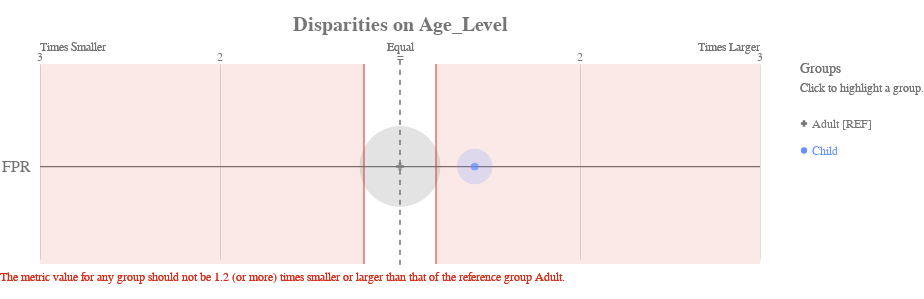

Source (notebook cell):
### Code cell
dfAequitas['score'] = kn.predict(X_test)

# get_crosstabs returns a dataframe of the group counts and group value bias metrics.
xtab, _ = g.get_crosstabs(dfAequitas, attr_cols=attributes_to_audit)
bdf = b.get_disparity_predefined_groups(xtab, original_df=dfAequitas, ref_groups_dict=attributes_and_reference_groups)

ap.disparity(bdf, metrics, 'Age_Level', fairness_threshold = disparity_tolerance)

### Figure 1 — Vega-Lite specification as saved in the notebook (floating-point values rounded to 4 significant figures)
{"config": {"view": {"continuousWidth": 400, "continuousHeight": 300, "strokeWidth": 0}, "axisLeft": {"labelColor": "rgb(117,117,117)", "labelFont": "Arial", "labelFontSize": 16}, "title": {"align": "center", "baseline": "middle", "color": "rgb(117,117,117)", "font": "Arial", "fontSize": 20, "fontWeight": "bold"}}, "layer": [{"data": {"name": "data-38121450c6697f570e9bf3f18efe866c"}, "mark": {"type": "rule", "stroke": "rgb(117,117,117)", "strokeWidth": 1.25, "tooltip": ""}, "encoding": {"x": {"type": "quantitative", "field": "x", "scale": {"domain": [-2, 2], "range": [40.0, 760.0]}}, "x2": {"field": "x2"}, "y": {"type": "nominal", "axis": {"domain": false, "labelAngle": 0, "labelPadding": -30, "orient": "left", "ticks": false, "title": ""}, "field": "metric", "scale": {"domain": ["FPR"], "range": [30, 225.0]}}}}, {"data": {"name": "data-79dd248bdaa0ea02c535240e8ad022c8"}, "mark": {"type": "rule", "stroke": "rgb(117,117,117)", "strokeDash": [5, 5], "strokeWidth": 1}, "encoding": {"tooltip": {"value": "Adult [REF]"}, "x": {"value": 400.0}, "y": {"value": 20.83}, "y2": {"value": 229.2}}}, {"data": {"name": "data-c233327f4cd9b4c2df31bf8015c83e4a"}, "mark": {"type": "text", "align": "center", "color": "rgb(117,117,117)", "font": "Arial", "fontSize": 12, "fontWeight": "normal", "tooltip": ""}, "encoding": {"text": {"type": "nominal", "field": "label"}, "x": {"type": "quantitative", "field": "value", "scale": {"domain": [-2, 2], "range": [40.0, 760.0]}}, "y": {"value": 17.5}}}, {"layer": [{"mark": {"type": "text", "align": "left", "fill": "rgb(117,117,117)", "font": "Arial", "fontSize": 12, "fontWeight": "normal", "tooltip": ""}, "encoding": {"text": {"value": "Times Smaller"}, "x": {"value": 40.0}, "y": {"value": 7.5}}}, {"mark": {"type": "text", "align": "right", "fill": "rgb(117,117,117)", "font": "Arial", "fontSize": 12, "fontWeight": "normal", "tooltip": ""}, "encoding": {"text": {"value": "Times Larger"}, "x": {"value": 760.0}, "y": {"value": 7.5}}}, {"mark": {"type": "text", "align": "center", "fill": "rgb(117,117,117)", "font": "Arial", "fontSize": 12, "fontWeight": "normal", "tooltip": ""}, "encoding": {"text": {"value": "Equal"}, "x": {"value": 400.0}, "y": {"value": 7.5}}}], "data": {"name": "data-79dd248bdaa0ea02c535240e8ad022c8"}}, {"layer": [{"mark": {"type": "rule", "opacity": 0.8, "stroke": "rgb(217, 46, 28)", "strokeWidth": 1.25, "tooltip": ""}, "encoding": {"x": {"type": "quantitative", "field": "min", "scale": {"domain": [-2, 2], "range": [40.0, 760.0]}}, "y": {"value": 25.0}, "y2": {"value": 225.0}}}, {"mark": {"type": "rule", "opacity": 0.8, "stroke": "rgb(217, 46, 28)", "strokeWidth": 1.25, "tooltip": ""}, "encoding": {"x": {"type": "quantitative", "field": "max", "scale": {"domain": [-2, 2], "range": [40.0, 760.0]}}, "y": {"value": 25.0}, "y2": {"value": 225.0}}}, {"layer": [{"mark": {"type": "rect", "fill": "rgb(217, 46, 28)", "opacity": 0.1, "tooltip": ""}, "encoding": {"x": {"type": "quantitative", "field": "min", "scale": {"domain": [-2, 2], "range": [40.0, 760.0]}}, "x2": {"field": "lower_end"}, "y": {"value": 25.0}, "y2": {"value": 225.0}}}, {"mark": {"type": "rect", "fill": "rgb(217, 46, 28)", "opacity": 0.1, "tooltip": ""}, "encoding": {"x": {"type": "quantitative", "field": "max", "scale": {"domain": [-2, 2], "range": [40.0, 760.0]}}, "x2": {"field": "upper_end"}, "y": {"value": 25.0}, "y2": {"value": 225.0}}}]}, {"data": {"name": "data-79dd248bdaa0ea02c535240e8ad022c8"}, "mark": {"type": "text", "align": "left", "baseline": "top", "fill": "rgb(217, 46, 28)", "font": "Arial", "fontSize": 12, "fontWeight": "normal", "tooltip": ""}, "encoding": {"text": {"value": "The metric value for any group should not be 1.2 (or more) times smaller or larger than that of the reference group Adult."}, "x": {"value": 0}, "y": {"value": 233.3}}}], "data": {"name": "data-25f3550964acc203f87c85ed125cfad2"}}, {"layer": [{"mark": "circle"}, {"data": {"name": "data-0b025cc63d1dbed7182f27fee1c40f86"}, "mark": {"type": "circle", "opacity": 0.2}, "encoding": {"color": {"condition": {"type": "nominal", "field": "attribute_value", "legend": null, "scale": {"domain": ["Adult", "Child"], "range": ["rgb(117,117,117)", "rgb(100, 143, 255)", "rgb(254, 97, 0)", "rgb(220, 38, 127)", "rgb(255, 176, 0)", "rgb(120, 94, 240)"]}, "selection": "selector025"}, "value": "rgb(224,224,224)"}, "size": {"type": "quantitative", "field": "group_size", "legend": null, "scale": {"domain": [0, 224.4], "range": [0, 7854.0]}}, "tooltip": [{"type": "nominal", "field": "attribute_value", "title": "Group"}, {"type": "nominal", "field": "tooltip_group_size", "title": "Group Size"}, {"type": "nominal", "field": "tooltip_disparity_explanation_fpr", "title": "Disparity"}, {"type": "quantitative", "field": "fpr", "format": ".2f", "title": "FPR"}], "x": {"type": "quantitative", "axis": {"domain": false, "labels": false, "ticks": false, "title": null, "values": [1, 2, -2, -1]}, "field": "fpr_disparity_scaled", "scale": {"domain": [-2, 2], "range": [40.0, 760.0]}}, "y": {"type": "nominal", "axis": {"domain": false, "grid": false, "labels": false, "ticks": false, "title": " "}, "field": "metric_variable", "scale": {"domain": ["FPR"], "range": [30, 225.0]}}}, "selection": {"selector027": {"type": "multi", "empty": "all", "fields": ["attribute_value"]}}, "transform": [{"calculate": "'FPR'", "as": "metric_variable"}]}, {"layer": [{"mark": "point"}, {"data": {"name": "data-0b025cc63d1dbed7182f27fee1c40f86"}, "mark": {"type": "point", "filled": true, "size": 60}, "encoding": {"color": {"condition": {"type": "nominal", "field": "attribute_value", "legend": null, "scale": {"domain": ["Adult", "Child"], "range": ["rgb(117,117,117)", "rgb(100, 143, 255)", "rgb(254, 97, 0)", "rgb(220, 38, 127)", "rgb(255, 176, 0)", "rgb(120, 94, 240)"]}, "selection": "selector025"}, "value": "rgb(224,224,224)"}, "shape": {"type": "nominal", "field": "attribute_value", "legend": null, "scale": {"domain": ["Adult", "Child"], "range": ["cross", "circle"]}}, "tooltip": [{"type": "nominal", "field": "attribute_value", "title": "Group"}, {"type": "nominal", "field": "tooltip_group_size", "title": "Group Size"}, {"type": "nominal", "field": "tooltip_disparity_explanation_fpr", "title": "Disparity"}, {"type": "quantitative", "field": "fpr", "format": ".2f", "title": "FPR"}], "x": {"type": "quantitative", "axis": {"domain": false, "labels": false, "ticks": false, "title": null, "values": [1, 2, -2, -1]}, "field": "fpr_disparity_scaled", "scale": {"domain": [-2, 2], "range": [40.0, 760.0]}}, "y": {"type": "nominal", "axis": {"domain": false, "grid": false, "labels": false, "ticks": false, "title": " "}, "field": "metric_variable", "scale": {"domain": ["FPR"], "range": [30, 225.0]}}}, "selection": {"selector026": {"type": "multi", "empty": "all", "fields": ["attribute_value"]}}, "transform": [{"calculate": "'FPR'", "as": "metric_variable"}]}]}]}, {"layer": [{"mark": {"type": "point", "filled": true, "opacity": 1, "size": 39.48}, "encoding": {"color": {"condition": {"type": "nominal", "field": "attribute_value", "legend": null, "scale": {"domain": ["Adult", "Child"], "range": ["rgb(117,117,117)", "rgb(100, 143, 255)", "rgb(254, 97, 0)", "rgb(220, 38, 127)", "rgb(255, 176, 0)", "rgb(120, 94, 240)"]}, "selection": "selector025"}, "value": "rgb(224,224,224)"}, "shape": {"type": "nominal", "field": "attribute_value", "legend": null, "scale": {"domain": ["Adult", "Child"], "range": ["cross", "circle"]}}, "x": {"value": 804}, "y": {"type": "nominal", "axis": {"domain": false, "grid": false, "labels": false, "ticks": false, "title": " "}, "field": "attribute_value", "scale": {"domain": ["Adult", "Child"], "range": [71, 125]}}}, "selection": {"selector025": {"type": "multi", "empty": "all", "fields": ["attribute_value"]}}}, {"mark": {"type": "text", "align": "left", "baseline": "middle", "font": "Arial", "fontSize": 12, "fontWeight": "normal"}, "encoding": {"color": {"condition": {"type": "nominal", "field": "attribute_value", "legend": null, "scale": {"domain": ["Adult", "Child"], "range": ["rgb(117,117,117)", "rgb(100, 143, 255)", "rgb(254, 97, 0)", "rgb(220, 38, 127)", "rgb(255, 176, 0)", "rgb(120, 94, 240)"]}, "selection": "selector025"}, "value": "rgb(224,224,224)"}, "text": {"type": "nominal", "field": "label"}, "x": {"value": 812}, "y": {"type": "nominal", "axis": {"domain": false, "grid": false, "labels": false, "ticks": false, "title": " "}, "field": "attribute_value", "scale": {"domain": ["Adult", "Child"], "range": [71, 125]}}}, "selection": {"selector028": {"type": "multi", "empty": "all", "fields": ["attribute_value"]}}}, {"data": {"name": "data-79dd248bdaa0ea02c535240e8ad022c8"}, "mark": {"type": "text", "align": "left", "baseline": "middle", "color": "rgb(117,117,117)", "font": "Arial", "fontSize": 12, "fontWeight": "normal"}, "encoding": {"text": {"value": "Click to highlight a group."}, "x": {"value": 800}, "y": {"value": 49}}}, {"data": {"name": "data-79dd248bdaa0ea02c535240e8ad022c8"}, "mark": {"type": "text", "align": "left", "baseline": "middle", "color": "rgb(117,117,117)", "font": "Arial", "fontSize": 14, "fontWeight": "normal"}, "encoding": {"text": {"value": "Groups"}, "x": {"value": 800}, "y": {"value": 30}}}], "data": {"name": "data-c443f07771dfdb70b5700726643396b0"}}], "height": 250, "padding": {"top": 15, "bottom": 10}, "resolve": {"scale": {"size": "independent", "y": "independent"}}, "title": "Disparities on Age_Level", "width": 800, "$schema": "https://vega.github.io/schema/vega-lite/v4.8.1.json", "datasets": {"data-38121450c6697f570e9bf3f18efe866c": [{"metric": "FPR", "x": -2, "x2": 2}], "data-79dd248bdaa0ea02c535240e8ad022c8": [{"a": 1, "b": 0}, {"a": 1, "b": 0}], "data-c233327f4cd9b4c2df31bf8015c83e4a": [{"value": 1, "label": 2}, {"value": 2, "label": 3}, {"value": -2, "label": 3}, {"value": -1, "label": 2}, {"value": 0, "label": "="}], "data-25f3550964acc203f87c85ed125cfad2": [{"min": -0.2, "max": 0.2, "lower_end": -2, "upper_end": 2}], "data-0b025cc63d1dbed7182f27fee1c40f86": [{"attribute_name": "Age_Level", "attribute_value": "Adult", "group_size": 187, "total_entities": 223, "fpr": 0.157, "fpr_disparity": 1.0, "fpr_disparity_scaled": 0.0, "tooltip_group_size": "187 (83.86%)", "tooltip_disparity_explanation_fpr": "Reference group"}, {"attribute_name": "Age_Level", "attribute_value": "Child", "group_size": 36, "total_entities": 223, "fpr": 0.2222, "fpr_disparity": 1.415, "fpr_disparity_scaled": 0.4152, "tooltip_group_size": "36 (16.14%)", "tooltip_disparity_explanation_fpr": "1.42 times larger FPR than the reference group"}], "data-c443f07771dfdb70b5700726643396b0": [{"attribute_value": "Adult", "label": "Adult [REF]"}, {"attribute_value": "Child", "label": "Child"}]}}
